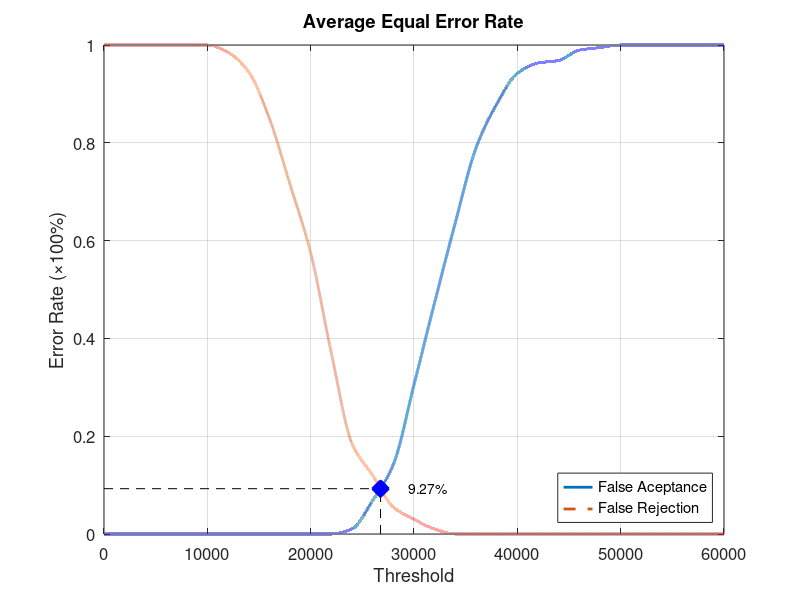
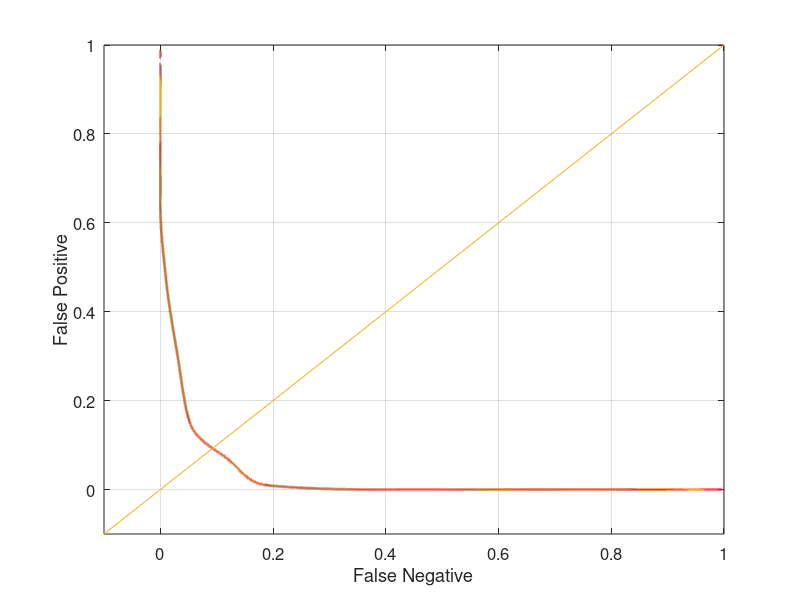

Write MATLAB code to recreate these figures, in order.
function yEER = Database4_3
close all;
clear;
clc;
x = 0:2000:60000;
xq = 0:0.5:60000;

y0 = [0 0 0 0 0 0 0 0 0 0 0 0 0.0105263 0.0684211 0.142105 0.305263 0.473684 0.636842 0.789474 0.878947 0.942105 0.963158 0.968421 0.989474 0.994737 1 1 1 1 1 1];
yy0 = interp1(x, y0, xq, 'pchip');
y1 = [1 1 1 1 1 1 0.985 0.945 0.85 0.715 0.575 0.37 0.185 0.12 0.055 0.03 0.01 0 0 0 0 0 0 0 0 0 0 0 0 0 0];
yy1 = interp1(x, y1, xq, 'pchip');

% Calculating EER: 
y2 = abs(y0 - y1);
find(y2 == min(y2))
yy2 = abs(yy0 - yy1);
xEER = find(yy2 == min(yy2));
xEERIndex = xq(xEER) % X-axis EER
yEER = yy0(xEER) % Y-axis EER

main = figure
plot(xq, yy0,'-','LineWidth', 2);	hold on
plot(xq, yy1,'--','LineWidth', 2);	hold on
plot([xEERIndex xEERIndex], [0 yEER], 'k--');	hold on
plot([0 xEERIndex], [yEER yEER], 'k--');	hold on
plot(xEERIndex, yEER, 'bx', 'LineWidth', 10);	hold on
text(xEERIndex + 10 * xEERIndex / 100, yEER, [num2str(round((10000 * yEER)) / 100) '%'])
legend('False Aceptance', 'False Rejection', 'Location', 'SouthEast')
xlabel('Threshold')
ylabel('Error Rate (\times100%)')
title('Average Equal Error Rate')
set(gca, 'FontSize', 12)
axis([0 60000 0 1])
grid on

print(main, 'Database4_3Main', '-dpng');
FNRxFPR = figure('Color', [1 1 1]);
plot(yy1, yy0, '-', yy1, yy0, 'LineWidth', 2);
hold on
y = -0.1:0.1:1
plot(y, y); 
set(gca, 'FontSize', 12)
xlabel('False Negative')
ylabel('False Positive')
axis([-0.1 1 -0.1 1])
set(gca, 'FontSize', 12)
grid on

print(FNRxFPR, 'Database4_3FNRxFPR','-dpng');
end
